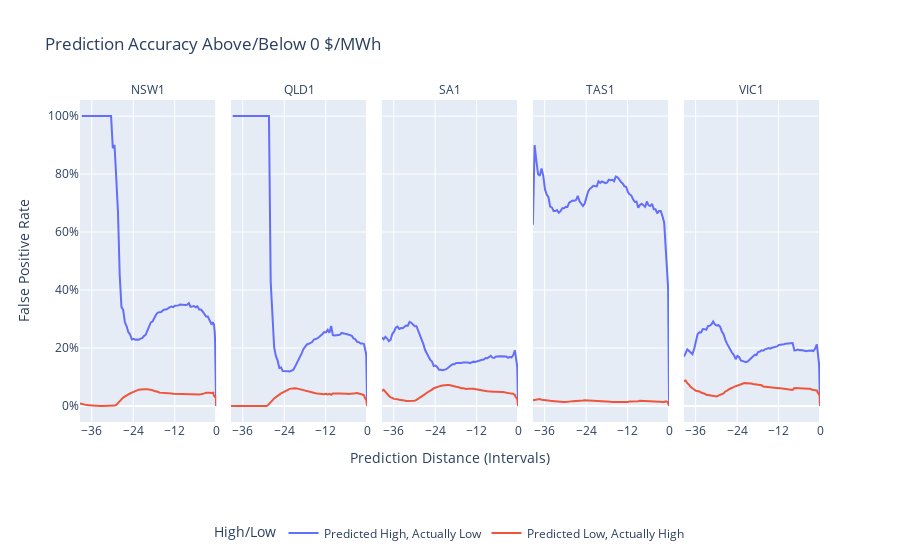

This figure's notebook cell:
### Code cell
# split up false positive and false negative
# For plotly, we need to melt first

results_melted = (
    results.unpivot(
        index=['REGIONID', 'HOURS_BEFORE', 'INTERVALS_BEFORE'],
        on=['FALSE_HIGH', 'FALSE_LOW'],
        variable_name='DIRECTION',
        value_name='RATE'
    )
    # give them a pretty name
    .with_columns(
        pl.col('DIRECTION').replace({
            'FALSE_HIGH': 'Predicted High, Actually Low',
            'FALSE_LOW': 'Predicted Low, Actually High'
        })
    )
)

fig = px.line(
    results_melted,
    title=f"Prediction Accuracy Above/Below {price_threshold} $/MWh",
    x='HOURS_BEFORE',
    y='RATE',
    color='DIRECTION',
    facet_col='REGIONID',
    labels={
        'INTERVALS_BEFORE': 'Prediction Distance (Intervals)',
        'HOURS_BEFORE': 'Prediction Distance (Hours)',
        'RATE': 'False Positive Rate',
        'DIRECTION': 'High/Low'
    },
)

fig.update_yaxes(tickformat=".0%")

for annotation in fig.layout.annotations:
    annotation.text = annotation.text.split("=")[-1]

# stop x axis labels overlapping by only showing for one facet
num_regions = results.select("REGIONID").unique().height
fig.update_xaxes(title_text="")
fig.update_xaxes(title_text="Prediction Distance (Intervals)", col=num_regions // 2 + 1)

# legend at bottom
fig.update_layout(legend=dict(orientation="h", yanchor="top", y=-0.3, xanchor="center", x=0.5))

# x axis as multiples of 12, because it's in hours
fig.update_xaxes(dtick=12)

fig.write_image('results-2.svg', height=500, width=800)
fig.show()
